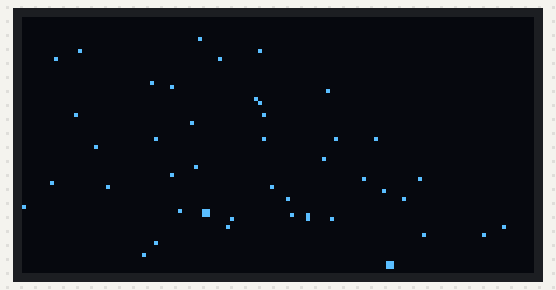
Simulated run of this sketch. Board: ESP32. Shown: 128×64 one-colour display. Random numbers use the default seed unless the sketch sets one.

Above: at 0.52 s.
At 5.34 s:
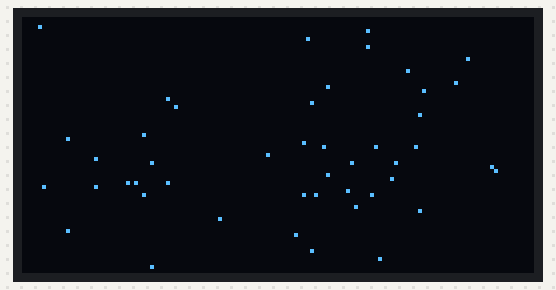
At 11.76 s:
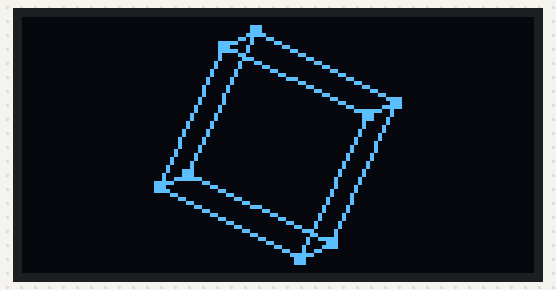
At 18.17 s:
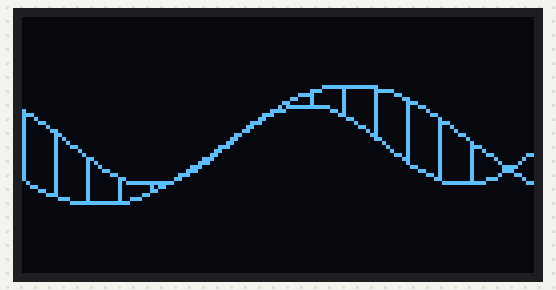
At 28.77 s:
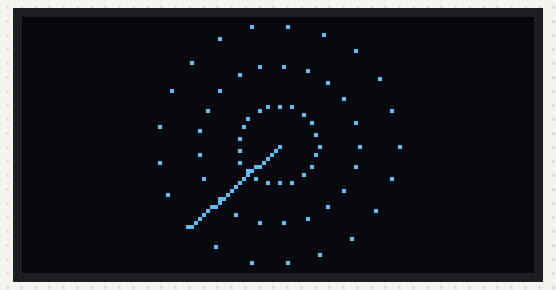
At 39.68 s:
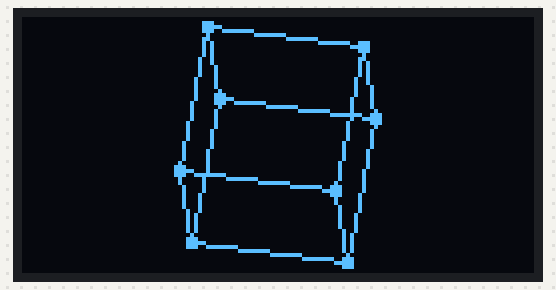

The sketch:

OLED_Animation.ino
```cpp
#include <Wire.h>
#include <Adafruit_GFX.h>
#include <Adafruit_SSD1306.h>

#define SCREEN_WIDTH 128
#define SCREEN_HEIGHT 64

// 사용자 설정: OLED SDA = D5 (GPIO 14), SCL = D6 (GPIO 12)
#define OLED_SDA 14 // GPIO 14 (D5)
#define OLED_SCL 12 // GPIO 12 (D6)

Adafruit_SSD1306 display(SCREEN_WIDTH, SCREEN_HEIGHT, &Wire, -1);

// 애니메이션 전환 주기 (6초)
#define ANIMATION_DURATION 6000
unsigned long lastSwitchTime = 0;
int currentAnimation = 0;

// ==========================================
// 1. Starfield (3D 우주 별빛 이동)
// ==========================================
#define NUM_STARS 60
struct Star {
  float x, y, z;
};
Star stars[NUM_STARS];

void initStars() {
  for (int i = 0; i < NUM_STARS; i++) {
    stars[i].x = random(-64, 64);
    stars[i].y = random(-32, 32);
    stars[i].z = random(1, 128);
  }
}

void drawStarfield() {
  display.clearDisplay();
  for (int i = 0; i < NUM_STARS; i++) {
    stars[i].z -= 2; // 별이 화면 앞으로 가까워짐
    if (stars[i].z <= 0) {
      stars[i].x = random(-64, 64);
      stars[i].y = random(-32, 32);
      stars[i].z = 128;
    }

    // 3D 투영 연산
    int sx = (stars[i].x * 64) / stars[i].z + 64;
    int sy = (stars[i].y * 64) / stars[i].z + 32;

    if (sx >= 0 && sx < 128 && sy >= 0 && sy < 64) {
      if (stars[i].z < 40) {
        display.fillRect(sx, sy, 2, 2, SSD1306_WHITE); // 가까운 별은 크게
      } else {
        display.drawPixel(sx, sy, SSD1306_WHITE);      // 먼 별은 점으로
      }
    }
  }
  display.display();
}

// ==========================================
// 2. Rotating 3D Cube (회전하는 3D 큐브)
// ==========================================
struct Point3D {
  float x, y, z;
};

Point3D cube[8] = {
  {-20, -20, -20}, {20, -20, -20}, {20, 20, -20}, {-20, 20, -20},
  {-20, -20, 20}, {20, -20, 20}, {20, 20, 20}, {-20, 20, 20}
};

int edges[12][2] = {
  {0, 1}, {1, 2}, {2, 3}, {3, 0}, // 후면
  {4, 5}, {5, 6}, {6, 7}, {7, 4}, // 전면
  {0, 4}, {1, 5}, {2, 6}, {3, 7}  // 연결선
};

float angleX = 0;
float angleY = 0;
float angleZ = 0;

void drawCube() {
  display.clearDisplay();
  Point3D projected[8];

  float radX = angleX * PI / 180.0;
  float radY = angleY * PI / 180.0;
  float radZ = angleZ * PI / 180.0;

  for (int i = 0; i < 8; i++) {
    // X축 회전
    float y1 = cube[i].y * cos(radX) - cube[i].z * sin(radX);
    float z1 = cube[i].y * sin(radX) + cube[i].z * cos(radX);

    // Y축 회전
    float x2 = cube[i].x * cos(radY) + z1 * sin(radY);
    float z2 = -cube[i].x * sin(radY) + z1 * cos(radY);

    // Z축 회전
    float x3 = x2 * cos(radZ) - y1 * sin(radZ);
    float y3 = x2 * sin(radZ) + y1 * cos(radZ);

    // 2D 평면에 투영 및 화면 센터 이동
    projected[i].x = x3 + 64;
    projected[i].y = y3 + 32;
  }

  // 모서리 선 그리기
  for (int i = 0; i < 12; i++) {
    display.drawLine(projected[edges[i][0]].x, projected[edges[i][0]].y,
                     projected[edges[i][1]].x, projected[edges[i][1]].y, SSD1306_WHITE);
  }

  // 꼭짓점 점 그리기
  for (int i = 0; i < 8; i++) {
    display.fillRect(projected[i].x - 1, projected[i].y - 1, 3, 3, SSD1306_WHITE);
  }

  display.display();

  angleX += 2.0;
  angleY += 3.0;
  angleZ += 1.0;
}

// ==========================================
// 3. Sine Wave / Oscilloscope (사인 파형 오실로스코프)
// ==========================================
float phase = 0;

void drawSineWave() {
  display.clearDisplay();

  for (int x = 0; x < 128; x++) {
    float y1 = 32 + 15 * sin(x * 0.05 + phase);
    float y2 = 32 + 10 * sin(x * 0.08 - phase * 1.5);

    display.drawPixel(x, (int)y1, SSD1306_WHITE);
    display.drawPixel(x, (int)y2, SSD1306_WHITE);

    // 8픽셀 간격으로 두 파형을 잇는 점선 세로축 연결
    if (x % 8 == 0) {
      display.drawLine(x, (int)y1, x, (int)y2, SSD1306_WHITE);
    }
  }

  display.display();
  phase += 0.08;
}

// ==========================================
// 4. Bouncing Particles / Plexus (움직이는 점과 연결선)
// ==========================================
#define NUM_PARTICLES 12
struct Particle {
  float x, y;
  float vx, vy;
};
Particle particles[NUM_PARTICLES];

void initParticles() {
  for (int i = 0; i < NUM_PARTICLES; i++) {
    particles[i].x = random(5, 123);
    particles[i].y = random(5, 59);
    particles[i].vx = random(-150, 150) / 100.0;
    particles[i].vy = random(-150, 150) / 100.0;
    if (particles[i].vx == 0) particles[i].vx = 1.0;
    if (particles[i].vy == 0) particles[i].vy = 1.0;
  }
}

void drawParticles() {
  display.clearDisplay();

  // 파티클 위치 업데이트 및 점 그리기
  for (int i = 0; i < NUM_PARTICLES; i++) {
    particles[i].x += particles[i].vx;
    particles[i].y += particles[i].vy;

    // 벽 반사 처리
    if (particles[i].x <= 0 || particles[i].x >= 127) particles[i].vx *= -1;
    if (particles[i].y <= 0 || particles[i].y >= 63) particles[i].vy *= -1;

    display.fillRect((int)particles[i].x - 1, (int)particles[i].y - 1, 3, 3, SSD1306_WHITE);
  }

  // 일정 거리 이내의 파티클들 사이에 선 연결
  for (int i = 0; i < NUM_PARTICLES; i++) {
    for (int j = i + 1; j < NUM_PARTICLES; j++) {
      float dx = particles[i].x - particles[j].x;
      float dy = particles[i].y - particles[j].y;
      float dist = sqrt(dx*dx + dy*dy);

      if (dist < 32) {
        display.drawLine((int)particles[i].x, (int)particles[i].y,
                         (int)particles[j].x, (int)particles[j].y, SSD1306_WHITE);
      }
    }
  }

  display.display();
}

// ==========================================
// 5. Radar Scanner (동심원 레이더 스캔 효과)
// ==========================================
float radarAngle = 0;

void drawRadar() {
  display.clearDisplay();

  int cx = 64;
  int cy = 32;
  int maxR = 30;

  // 동심원 점선 그리기
  for (int r = 10; r <= maxR; r += 10) {
    for (float a = 0; a < 2 * PI; a += 0.3) {
      int px = cx + r * cos(a);
      int py = cy + r * sin(a);
      display.drawPixel(px, py, SSD1306_WHITE);
    }
  }

  // 회전하는 스캔 선
  float rad = radarAngle * PI / 180.0;
  int lx = cx + maxR * cos(rad);
  int ly = cy + maxR * sin(rad);
  display.drawLine(cx, cy, lx, ly, SSD1306_WHITE);

  // 탐지되는 가상 타겟 점 (반짝임)
  int blip1_x = cx + 18 * cos(1.2);
  int blip1_y = cy + 18 * sin(1.2);
  int blip2_x = cx + 25 * cos(4.0);
  int blip2_y = cy + 25 * sin(4.0);

  // 스캔 선이 지나가는 각도 주변에 있을 때 타겟을 강조하여 그림
  float angleDiff1 = abs(radarAngle - (1.2 * 180.0 / PI));
  float angleDiff2 = abs(radarAngle - (4.0 * 180.0 / PI));

  if (angleDiff1 < 40 || angleDiff1 > 320) {
    display.fillRect(blip1_x - 1, blip1_y - 1, 3, 3, SSD1306_WHITE);
  }
  if (angleDiff2 < 40 || angleDiff2 > 320) {
    display.fillRect(blip2_x - 1, blip2_y - 1, 3, 3, SSD1306_WHITE);
  }

  display.display();

  radarAngle += 4;
  if (radarAngle >= 360) radarAngle = 0;
}

// ==========================================
// 메인 설정 및 루프
// ==========================================
void setup() {
  Serial.begin(115200);

  // 사용자가 정의한 D5(SDA), D6(SCL) 통신 시작
  Wire.begin(OLED_SDA, OLED_SCL);

  // SSD1306 초기화
  if(!display.begin(SSD1306_SWITCHCAPVCC, 0x3C)) {
    Serial.println(F("SSD1306 allocation failed"));
    for(;;);
  }

  display.clearDisplay();
  display.display();

  // 난수 시드 초기화 및 요소 생성
  randomSeed(analogRead(0));
  initStars();
  initParticles();

  lastSwitchTime = millis();
}

void loop() {
  // 주기적으로 다음 애니메이션으로 변경
  if (millis() - lastSwitchTime > ANIMATION_DURATION) {
    currentAnimation = (currentAnimation + 1) % 5;
    lastSwitchTime = millis();

    // 상태 전환 시 재초기화
    if (currentAnimation == 0) initStars();
    if (currentAnimation == 3) initParticles();
  }

  switch(currentAnimation) {
    case 0:
      drawStarfield();
      break;
    case 1:
      drawCube();
      break;
    case 2:
      drawSineWave();
      break;
    case 3:
      drawParticles();
      break;
    case 4:
      drawRadar();
      break;
  }

  delay(10); // 약 60~100 FPS 수준의 딜레이
}
```
